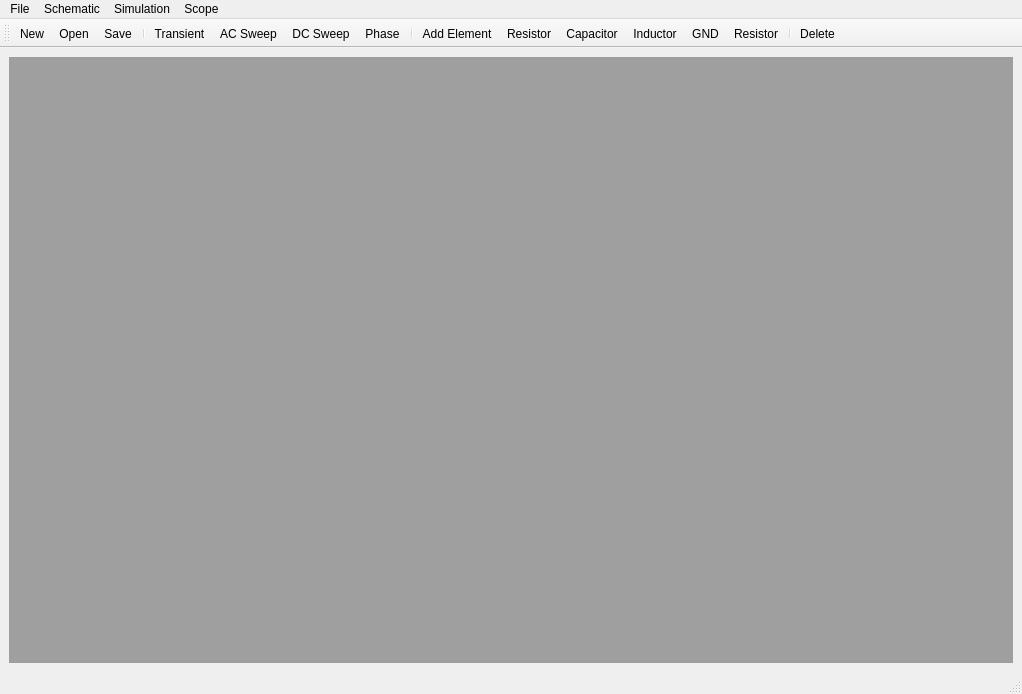
<?xml version="1.0" encoding="UTF-8"?>
<ui version="4.0">
 <class>MainWindow</class>
 <widget class="QMainWindow" name="MainWindow">
  <property name="geometry">
   <rect>
    <x>0</x>
    <y>0</y>
    <width>1022</width>
    <height>694</height>
   </rect>
  </property>
  <property name="windowTitle">
   <string>MainWindow</string>
  </property>
  <widget class="QWidget" name="centralwidget">
   <layout class="QGridLayout" name="gridLayout">
    <item row="0" column="0">
     <widget class="QMdiArea" name="mdiArea">
      <property name="viewMode">
       <enum>QMdiArea::ViewMode::SubWindowView</enum>
      </property>
      <widget class="QWidget" name="Schematic">
       <property name="windowTitle">
        <string>Schematic</string>
       </property>
       <layout class="QGridLayout" name="gridLayout_2">
        <item row="0" column="0">
         <widget class="SchematicView" name="schematicView">
          <property name="transformationAnchor">
           <enum>QGraphicsView::ViewportAnchor::AnchorViewCenter</enum>
          </property>
         </widget>
        </item>
       </layout>
      </widget>
      <widget class="QWidget" name="Simulation">
       <property name="windowTitle">
        <string>Simulation</string>
       </property>
       <layout class="QVBoxLayout" name="verticalLayout">
        <item>
         <widget class="QCustomPlot" name="customePlot" native="true"/>
        </item>
       </layout>
      </widget>
     </widget>
    </item>
   </layout>
  </widget>
  <widget class="QMenuBar" name="menubar">
   <property name="geometry">
    <rect>
     <x>0</x>
     <y>0</y>
     <width>1022</width>
     <height>21</height>
    </rect>
   </property>
   <widget class="QMenu" name="menuFile">
    <property name="title">
     <string>File</string>
    </property>
    <addaction name="actionNew"/>
    <addaction name="actionOpen"/>
    <addaction name="actionSave"/>
   </widget>
   <widget class="QMenu" name="menuSimulation">
    <property name="title">
     <string>Simulation</string>
    </property>
    <addaction name="actionTransient"/>
    <addaction name="actionAc_Sweep"/>
    <addaction name="actionDc_Sweep"/>
    <addaction name="actionPhase"/>
   </widget>
   <widget class="QMenu" name="menuSchematic">
    <property name="title">
     <string>Schematic</string>
    </property>
    <addaction name="actionAdd_Element"/>
    <addaction name="actionResistor"/>
    <addaction name="actionCapacitor"/>
    <addaction name="actionInductor"/>
    <addaction name="actionWire"/>
    <addaction name="actionGnd"/>
    <addaction name="separator"/>
    <addaction name="actionDelete"/>
   </widget>
   <widget class="QMenu" name="menuScope">
    <property name="title">
     <string>Scope</string>
    </property>
    <addaction name="actionCursor"/>
    <addaction name="actionAdd_Cursor"/>
    <addaction name="actionRemove_Cursor"/>
    <addaction name="actionSnap"/>
   </widget>
   <addaction name="menuFile"/>
   <addaction name="menuSchematic"/>
   <addaction name="menuSimulation"/>
   <addaction name="menuScope"/>
  </widget>
  <widget class="QStatusBar" name="statusbar"/>
  <widget class="QToolBar" name="toolBar">
   <property name="windowTitle">
    <string>toolBar</string>
   </property>
   <attribute name="toolBarArea">
    <enum>TopToolBarArea</enum>
   </attribute>
   <attribute name="toolBarBreak">
    <bool>false</bool>
   </attribute>
   <addaction name="actionNew"/>
   <addaction name="actionOpen"/>
   <addaction name="actionSave"/>
   <addaction name="separator"/>
   <addaction name="actionTransient"/>
   <addaction name="actionAc_Sweep"/>
   <addaction name="actionDc_Sweep"/>
   <addaction name="actionPhase"/>
   <addaction name="separator"/>
   <addaction name="actionAdd_Element"/>
   <addaction name="actionResistor"/>
   <addaction name="actionCapacitor"/>
   <addaction name="actionInductor"/>
   <addaction name="actionGnd"/>
   <addaction name="actionWire"/>
   <addaction name="separator"/>
   <addaction name="actionDelete"/>
  </widget>
  <action name="actionNew">
   <property name="icon">
    <iconset resource="resources.qrc">
     <normaloff>:/icons/assets/new.png</normaloff>:/icons/assets/new.png</iconset>
   </property>
   <property name="text">
    <string>New</string>
   </property>
  </action>
  <action name="actionOpen">
   <property name="icon">
    <iconset resource="resources.qrc">
     <normaloff>:/icons/assets/open-folder.png</normaloff>:/icons/assets/open-folder.png</iconset>
   </property>
   <property name="text">
    <string>Open</string>
   </property>
  </action>
  <action name="actionSave">
   <property name="icon">
    <iconset resource="resources.qrc">
     <normaloff>:/icons/assets/disk.png</normaloff>:/icons/assets/disk.png</iconset>
   </property>
   <property name="text">
    <string>Save</string>
   </property>
   <property name="shortcut">
    <string>Ctrl+S</string>
   </property>
  </action>
  <action name="actionTransient">
   <property name="text">
    <string>Transient</string>
   </property>
  </action>
  <action name="actionAc_Sweep">
   <property name="text">
    <string>AC Sweep</string>
   </property>
  </action>
  <action name="actionDc_Sweep">
   <property name="text">
    <string>DC Sweep</string>
   </property>
  </action>
  <action name="actionPhase">
   <property name="text">
    <string>Phase</string>
   </property>
  </action>
  <action name="actionAdd_Element">
   <property name="checkable">
    <bool>true</bool>
   </property>
   <property name="icon">
    <iconset resource="resources.qrc">
     <normaloff>:/icons/assets/electrical-component.png</normaloff>:/icons/assets/electrical-component.png</iconset>
   </property>
   <property name="text">
    <string>Add Element</string>
   </property>
  </action>
  <action name="actionResistor">
   <property name="checkable">
    <bool>true</bool>
   </property>
   <property name="icon">
    <iconset resource="resources.qrc">
     <normaloff>:/icons/assets/resistor.png</normaloff>:/icons/assets/resistor.png</iconset>
   </property>
   <property name="text">
    <string>Resistor</string>
   </property>
   <property name="shortcut">
    <string>R</string>
   </property>
  </action>
  <action name="actionCapacitor">
   <property name="checkable">
    <bool>true</bool>
   </property>
   <property name="icon">
    <iconset resource="resources.qrc">
     <normaloff>:/icons/assets/capacitor.png</normaloff>:/icons/assets/capacitor.png</iconset>
   </property>
   <property name="text">
    <string>Capacitor</string>
   </property>
   <property name="shortcut">
    <string>C</string>
   </property>
  </action>
  <action name="actionInductor">
   <property name="checkable">
    <bool>true</bool>
   </property>
   <property name="icon">
    <iconset resource="resources.qrc">
     <normaloff>:/icons/assets/electrical (3).png</normaloff>:/icons/assets/electrical (3).png</iconset>
   </property>
   <property name="text">
    <string>Inductor</string>
   </property>
   <property name="shortcut">
    <string>I</string>
   </property>
  </action>
  <action name="actionDelete">
   <property name="checkable">
    <bool>true</bool>
   </property>
   <property name="icon">
    <iconset resource="resources.qrc">
     <normaloff>:/icons/assets/delete.png</normaloff>:/icons/assets/delete.png</iconset>
   </property>
   <property name="text">
    <string>Delete</string>
   </property>
   <property name="shortcut">
    <string>Del</string>
   </property>
  </action>
  <action name="actionWire">
   <property name="checkable">
    <bool>true</bool>
   </property>
   <property name="icon">
    <iconset resource="resources.qrc">
     <normaloff>:/icons/assets/wire.png</normaloff>:/icons/assets/wire.png</iconset>
   </property>
   <property name="text">
    <string>Resistor</string>
   </property>
   <property name="shortcut">
    <string>W</string>
   </property>
  </action>
  <action name="actionGnd">
   <property name="checkable">
    <bool>true</bool>
   </property>
   <property name="icon">
    <iconset resource="resources.qrc">
     <normaloff>:/icons/assets/computer.png</normaloff>:/icons/assets/computer.png</iconset>
   </property>
   <property name="text">
    <string>GND</string>
   </property>
   <property name="toolTip">
    <string>Ground</string>
   </property>
   <property name="shortcut">
    <string>G</string>
   </property>
  </action>
  <action name="actionAdd_Cursor">
   <property name="text">
    <string>Add Cursor</string>
   </property>
  </action>
  <action name="actionRemove_Cursor">
   <property name="text">
    <string>Remove Cursor</string>
   </property>
  </action>
  <action name="actionSnap">
   <property name="checkable">
    <bool>true</bool>
   </property>
   <property name="checked">
    <bool>true</bool>
   </property>
   <property name="text">
    <string>Snap</string>
   </property>
  </action>
  <action name="actionCursor">
   <property name="checkable">
    <bool>true</bool>
   </property>
   <property name="checked">
    <bool>true</bool>
   </property>
   <property name="text">
    <string>Cursor</string>
   </property>
  </action>
 </widget>
 <customwidgets>
  <customwidget>
   <class>SchematicView</class>
   <extends>QGraphicsView</extends>
   <header location="global">mainwindow.h</header>
  </customwidget>
  <customwidget>
   <class>QCustomPlot</class>
   <extends>QWidget</extends>
   <header>qcustomplot.h</header>
   <container>1</container>
  </customwidget>
 </customwidgets>
 <tabstops>
  <tabstop>schematicView</tabstop>
 </tabstops>
 <resources>
  <include location="resources.qrc"/>
 </resources>
 <connections/>
</ui>
